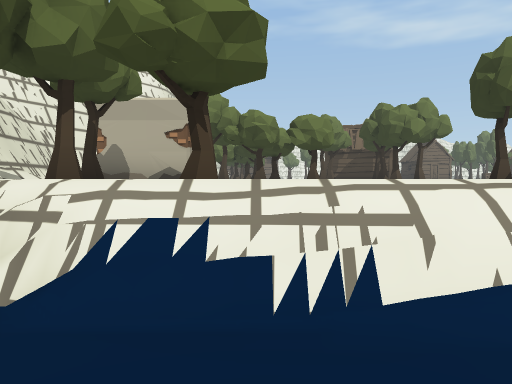
View 1 (above)

14 first-person views from a walk through a 3-D level made in the Unity game engine. The camera is 1.5 m above the floor, tilts 2° down and sees 70° across. The floor is counted in squares, 2 m on a side. Each view is taken from the middle of a square. On the plan, view 1 faces up. The plan holds only what a view shows up to about 11 squares ahead; the rest is blank. The place goes on beyond the plan. Some animated figures are left out. Some surface patterns are stand-ins.

View 2
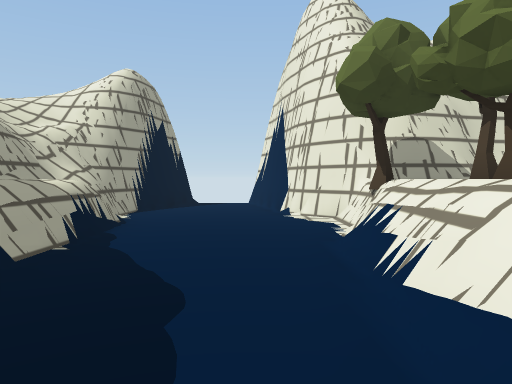

View 3
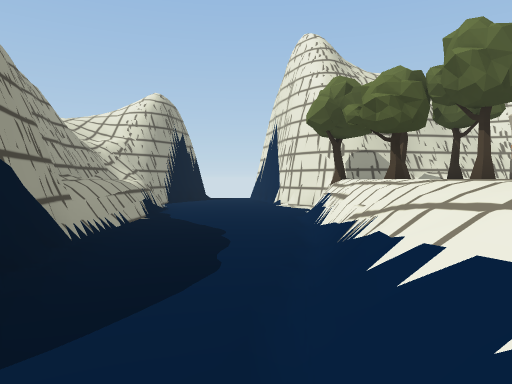

View 4
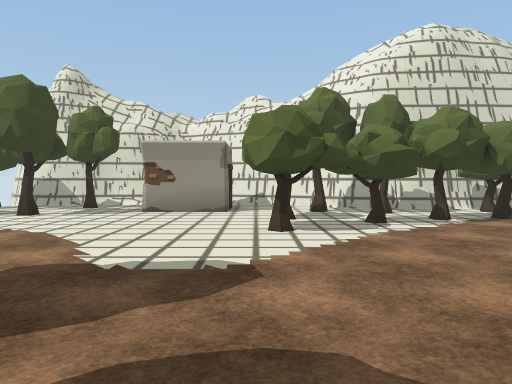

View 5
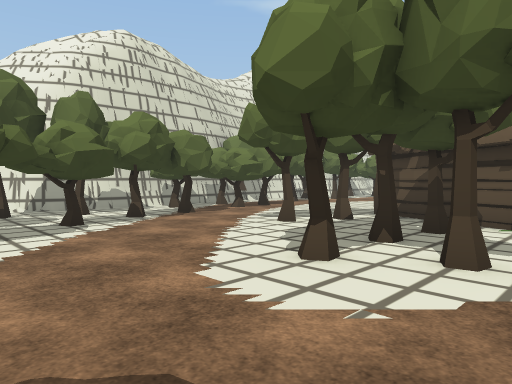

View 6
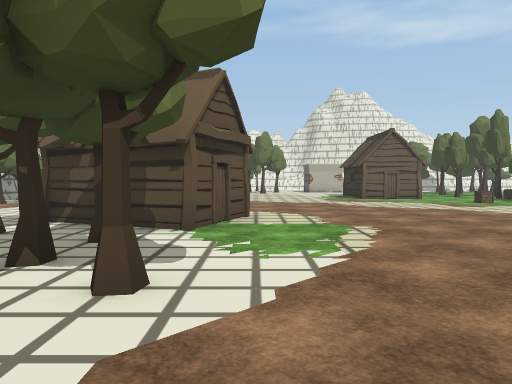

View 7
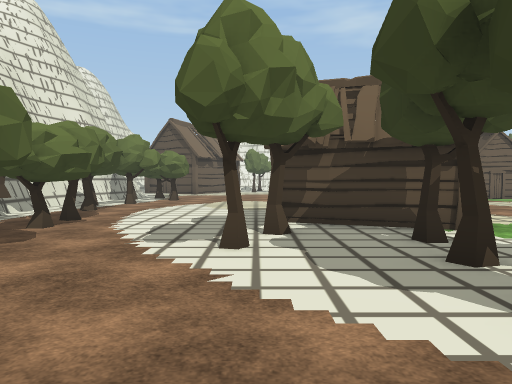

View 8
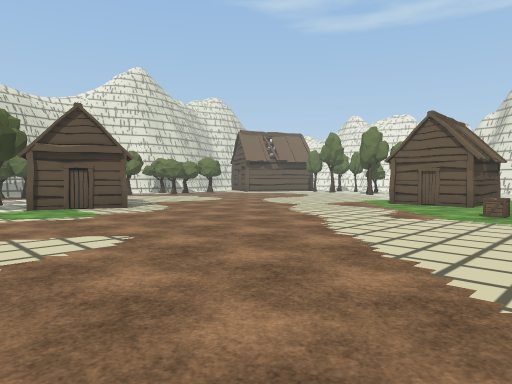

View 9
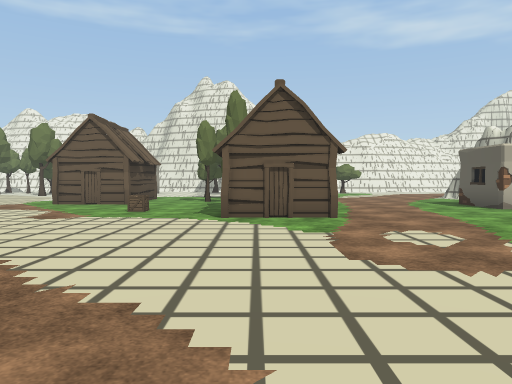

View 10
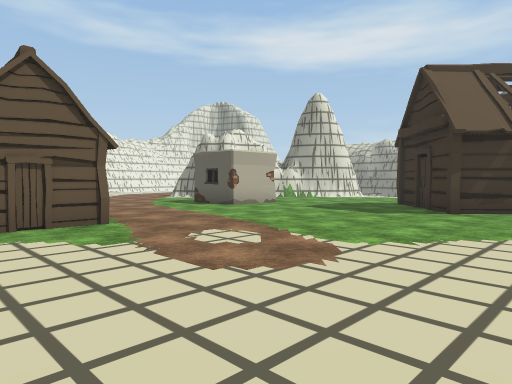

View 11
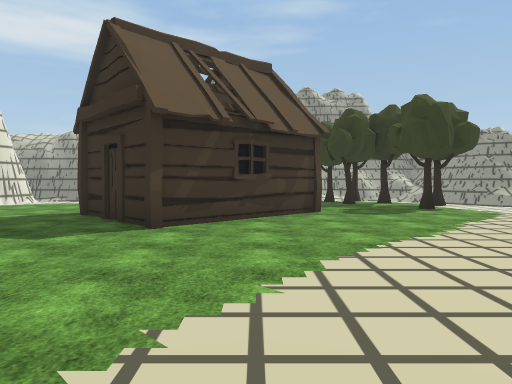

View 12
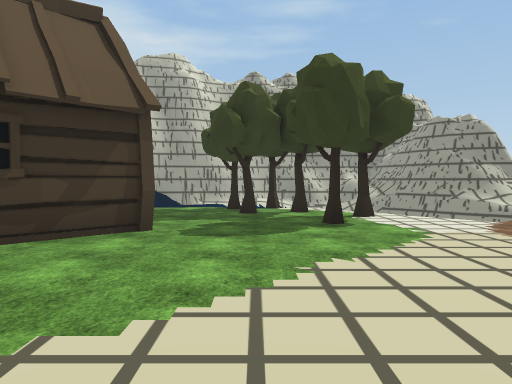

View 13
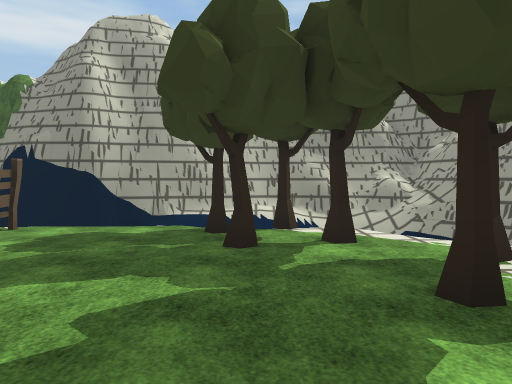

View 14
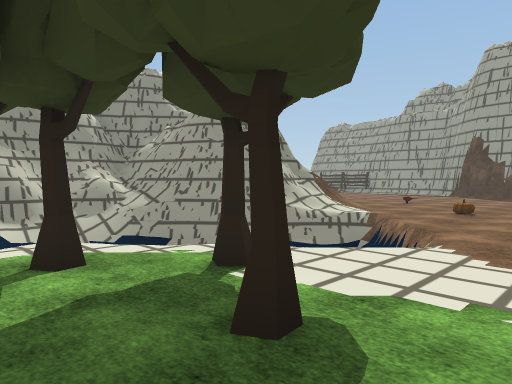

### Floor plan
Key: @ floor where view 1 was taken; # wall or solid block; . main floor; - floor 1 m lower than the main floor; _ floor 1.5 m lower than the main floor; / step, stairs or slope; = window, fence, low wall or low ledge; T tree; H hut; C crate; F fence; O other object.
Columns run from 7 left of view 1 to 37 right of it. Each row starts with its distance up from view 1.
 25                  .HHH..T   ...#
 24                  .......O ....O      #
 23                 .....C..  .....#    ./
 22     #.T....   .......... H....... ....
 21     #O.....   ..........HH...........
 20     #.T....  .......................       #
 19     #O..... H....................HH        #
 18      ..T...H.HH.................HH         #
 17      TTT...HHH..................HH  HFF/   #
 16     ##TT..T......................H H.../   #
 15     ##TT..T.T.....................H..../  /##
 14     #.......TT...   .....   ..........T/  //#
 13     #.TT....T....            ........T.T  //#
 12    ##...T.......              .....T.T./   /#
 11    #.T.T.......                .....T./    /#
 10    #.....T.....                  ..../=   //#
  9    #O#........                    ../    /==#
  8   ####......T                      .=   /####
  7   ##.......                        .== ==##
  6   ##T.....                         ..===##
  5    #..T.                           ..../##
  4    #.T.                             .../#
  3   ##T/T.....                        ....
  2 ###__/===-///                       ....
  1 ______________                      ...
  0 _______@_____                       ..
 -1 __________#
 -2 ######=####
 -3     ####

Where each view was taken, in squares from view 1:
view 1: 0 up, 0 right, facing up
view 2: 1 up, 3 right, facing left
view 3: 1 up, 6 right, facing left
view 4: 10 up, 7 right, facing left
view 5: 10 up, 7 right, facing up-left
view 6: 11 up, 7 right, facing up
view 7: 11 up, 3 right, facing up
view 8: 14 up, 16 right, facing up-left
view 9: 14 up, 17 right, facing up
view 10: 15 up, 16 right, facing up-right
view 11: 16 up, 19 right, facing right
view 12: 13 up, 22 right, facing right
view 13: 13 up, 26 right, facing right
view 14: 13 up, 27 right, facing down-right
